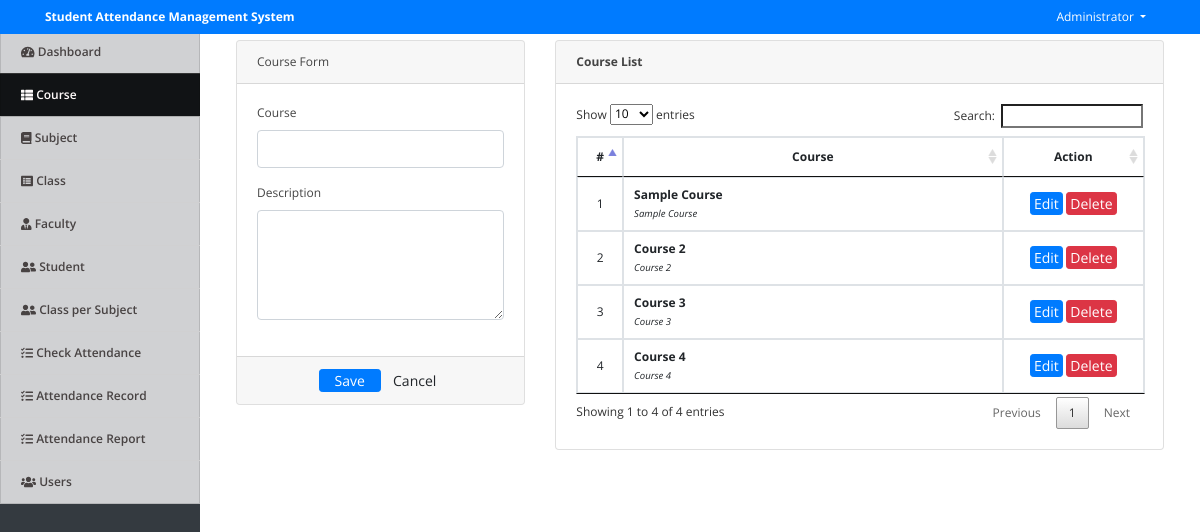
/index.php?page=courses (signed in), run on an earlier commit of the app's database.
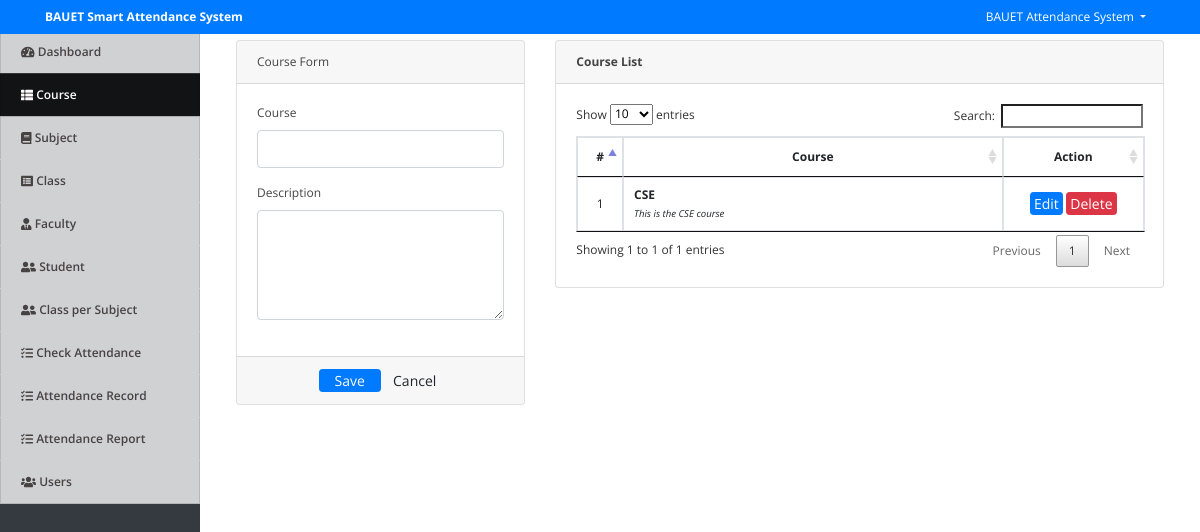
And on a later commit of the database.
### tables this page shows
CREATE TABLE `courses` (
  `id` int(30) NOT NULL,
  `course` varchar(100) NOT NULL,
  `description` text NOT NULL,
  `date_created` datetime NOT NULL DEFAULT current_timestamp()
);

### courses.php (the view, shortened to what this page needs)
<?php include('db_connect.php');?>
<div class="container-fluid">
	<div class="col-lg-12">
		<div class="row">
			<div class="col-md-4">
			<form action="" id="manage-course">
				<div class="card">
					<div class="card-header">
						    Course Form
				  	</div>
					<div class="card-body">
							<div class="form-group">
								<label class="control-label">Course</label>
								<input type="text" class="form-control" name="course">
							</div>
							<div class="form-group">
								<label class="control-label">Description</label>
								<textarea name="description" id="" cols="30" rows="4" class="form-control"></textarea>
							</div>
					</div>
					<div class="card-footer">
						<div class="row">
							<div class="col-md-12">
								<button class="btn btn-sm btn-primary col-sm-3 offset-md-3"> Save</button>
								<button class="btn btn-sm btn-default col-sm-3" type="reset"> Cancel</button>
							</div>
						</div>
					</div>
				</div>
			</form>
			</div>
			<div class="col-md-8">
				<div class="card">
					<div class="card-header">
						<b>Course List</b>
					</div>
					<div class="card-body">
						<table class="table table-bordered table-hover">
							<thead>
								<tr>
									<th class="text-center" width="5%">#</th>
									<th class="text-center">Course</th>
									<th class="text-center" width="25%">Action</th>
								</tr>
							</thead>
							<tbody>
								<?php
								$i = 1;
								$course = $conn->query("SELECT * FROM courses order by id asc");
								while($row=$course->fetch_assoc()):
								?>
								<tr>
									<td class="text-center"><?php echo $i++ ?></td>
									<td class="">
										<p><b><?php echo ucwords($row['course']) ?></b></p>
										<small><i><?php echo $row['description'] ?></i></small>
									</td>
									<td class="text-center">
										<button class="btn btn-sm btn-primary edit_course" type="button" data-id="<?php echo $row['id'] ?>"  data-course="<?php echo $row['course'] ?>"  data-description="<?php echo $row['description'] ?>" >Edit</button>
										<button class="btn btn-sm btn-danger delete_course" type="button" data-id="<?php echo $row['id'] ?>">Delete</button>
									</td>
								</tr>
								<?php endwhile; ?>
							</tbody>
						</table>
					</div>
				</div>
			</div>
		</div>
	</div>
</div>

### index.php (shortened to what this page needs)
<!DOCTYPE html>
<html lang="en">
<head>
<?php
 include('./header.php');
 ?>
</head>
<body>
	<?php include 'topbar.php' ?>
	<?php include 'navbar.php' ?>
  <main id="view-panel" >
      <?php $page = isset($_GET['page']) ? $_GET['page'] :'home'; ?>
  	<?php include $page.'.php' ?>
  </main>
</body>
</html>

### header.php (shortened to what this page needs)
  <link rel="stylesheet" href="assets/font-awesome/css/all.min.css">
<link href="assets/vendor/bootstrap/css/bootstrap.min.css" rel="stylesheet">
<link href="assets/vendor/icofont/icofont.min.css" rel="stylesheet">
<link href="assets/vendor/boxicons/css/boxicons.min.css" rel="stylesheet">
<link href="assets/vendor/venobox/venobox.css" rel="stylesheet">
<link href="assets/vendor/animate.css/animate.min.css" rel="stylesheet">
<link href="assets/vendor/remixicon/remixicon.css" rel="stylesheet">
<link href="assets/vendor/owl.carousel/assets/owl.carousel.min.css" rel="stylesheet">
<link href="assets/vendor/bootstrap-datepicker/css/bootstrap-datepicker.min.css" rel="stylesheet">
<link href="assets/DataTables/datatables.min.css" rel="stylesheet">
<link href="assets/css/jquery.datetimepicker.min.css" rel="stylesheet">
<link href="assets/css/select2.min.css" rel="stylesheet">
<link href="assets/css/style.css" rel="stylesheet">
<link type="text/css" rel="stylesheet" href="assets/css/jquery-te-1.4.0.css">

### topbar.php (shortened to what this page needs)
<nav class="navbar navbar-light fixed-top bg-primary" style="padding:0">
  <div class="container-fluid mt-2 mb-2">
  	<div class="col-lg-12">
      <div class="col-md-4 float-left text-white">
        <large><b><?php echo isset($_SESSION['system']['name']) ? $_SESSION['system']['name'] : '' ?></b></large>
      </div>
	  	<div class="float-right">
        <div class=" dropdown mr-4">
            <a href="#" class="text-white dropdown-toggle"  id="account_settings" data-toggle="dropdown" aria-haspopup="true" aria-expanded="false"><?php echo $_SESSION['login_name'] ?> </a>
        </div>
      </div>
  </div>
</nav>

### navbar.php (shortened to what this page needs)
<nav id="sidebar" class='mx-lt-5 bg-dark' >
		<div class="sidebar-list">
				<a href="index.php?page=home" class="nav-item nav-home"><span class='icon-field'><i class="fa fa-tachometer-alt "></i></span> Dashboard</a>
				<?php if($_SESSION['login_faculty_id'] <= 0): ?>
				<a href="index.php?page=courses" class="nav-item nav-courses"><span class='icon-field'><i class="fa fa-th-list "></i></span> Course</a>
				<a href="index.php?page=subjects" class="nav-item nav-subjects"><span class='icon-field'><i class="fa fa-book "></i></span> Subject</a>
				<a href="index.php?page=class" class="nav-item nav-class"><span class='icon-field'><i class="fa fa-list-alt "></i></span> Class</a>
				<a href="index.php?page=faculty" class="nav-item nav-faculty"><span class='icon-field'><i class="fa fa-user-tie "></i></span> Faculty</a>
				<a href="index.php?page=students" class="nav-item nav-students"><span class='icon-field'><i class="fa fa-user-friends "></i></span> Student</a>
				<a href="index.php?page=class_subject" class="nav-item nav-class_subject"><span class='icon-field'><i class="fa fa-user-friends "></i></span> Class per Subject</a>
				<?php endif; ?>
				<a href="index.php?page=check_attendance" class="nav-item nav-check_attendance"><span class='icon-field'><i class="fa fa-tasks "></i></span> Check Attendance</a>
				<a href="index.php?page=attendance_record" class="nav-item nav-attendance_record"><span class='icon-field'><i class="fa fa-tasks "></i></span> Attendance Record</a>
				<a href="index.php?page=attendance_report" class="nav-item nav-attendance_report"><span class='icon-field'><i class="fa fa-tasks "></i></span> Attendance Report</a>
				<?php if($_SESSION['login_type'] == 1): ?>
				<a href="index.php?page=users" class="nav-item nav-users"><span class='icon-field'><i class="fa fa-users "></i></span> Users</a>
			<?php endif; ?>
		</div>
</nav>

### assets/css/style.css (style rules this page uses)
body { font-family: "Open Sans", sans-serif; color: #444444; width: 100%; height: calc(100%); font-size: 12px; }
a { color: #1977cc; }
nav#sidebar { height: calc(100%); position: fixed; z-index: 99; left: 0; width: 200px; font-size: 12px; top: 2.5em; }
a.nav-item { position: relative; display: block; padding: .75rem 1.25rem; margin-bottom: -1px; border: 1px solid rgba(0,0,0,.125); background-color: #ffffffc4; color: #484343; font-weight: 600; }
a.nav-item:hover, .nav-item.active { background-color: #000000ad; color: #fffafa; }
main#view-panel { margin-left: 200px; width:calc(100% - 200px); margin-top: 2.8em; padding: .5em }
.btn-sm { padding: .0001rem .2rem; }

### index.php (style rules this page uses)
body { background-image: url('20211227_081334.jpg'); background-repeat: no-repeat; background-attachment: fixed; background-size: 100% 100%; width: 100%; height: calc(100%); position: fixed; top:0; left: 0 }

### courses.php (style rules this page uses)
td { vertical-align: middle !important; }
td p { margin: unset; }

What changed in the data, as far as the page shows it:
removed courses: course "Sample Course", description "Sample Course"
removed courses: course "Course 2", description "Course 2"
removed courses: course "Course 3", description "Course 3"
removed courses: course "Course 4", description "Course 4"
added courses: course "CSE", description "This is the CSE course"
Also different on the page:
$_SESSION['system']['name']: "Student Attendance Management System" → "BAUET Smart Attendance System"
$_SESSION['login_name']: "Administrator" → "BAUET Attendance System"
text written by a page script: "Show entries Search: Showing 1 to 4 of 4 entries Previous 1 Next" → "Show entries Search: Showing 1 to 1 of 1 entries Previous 1 Next"
